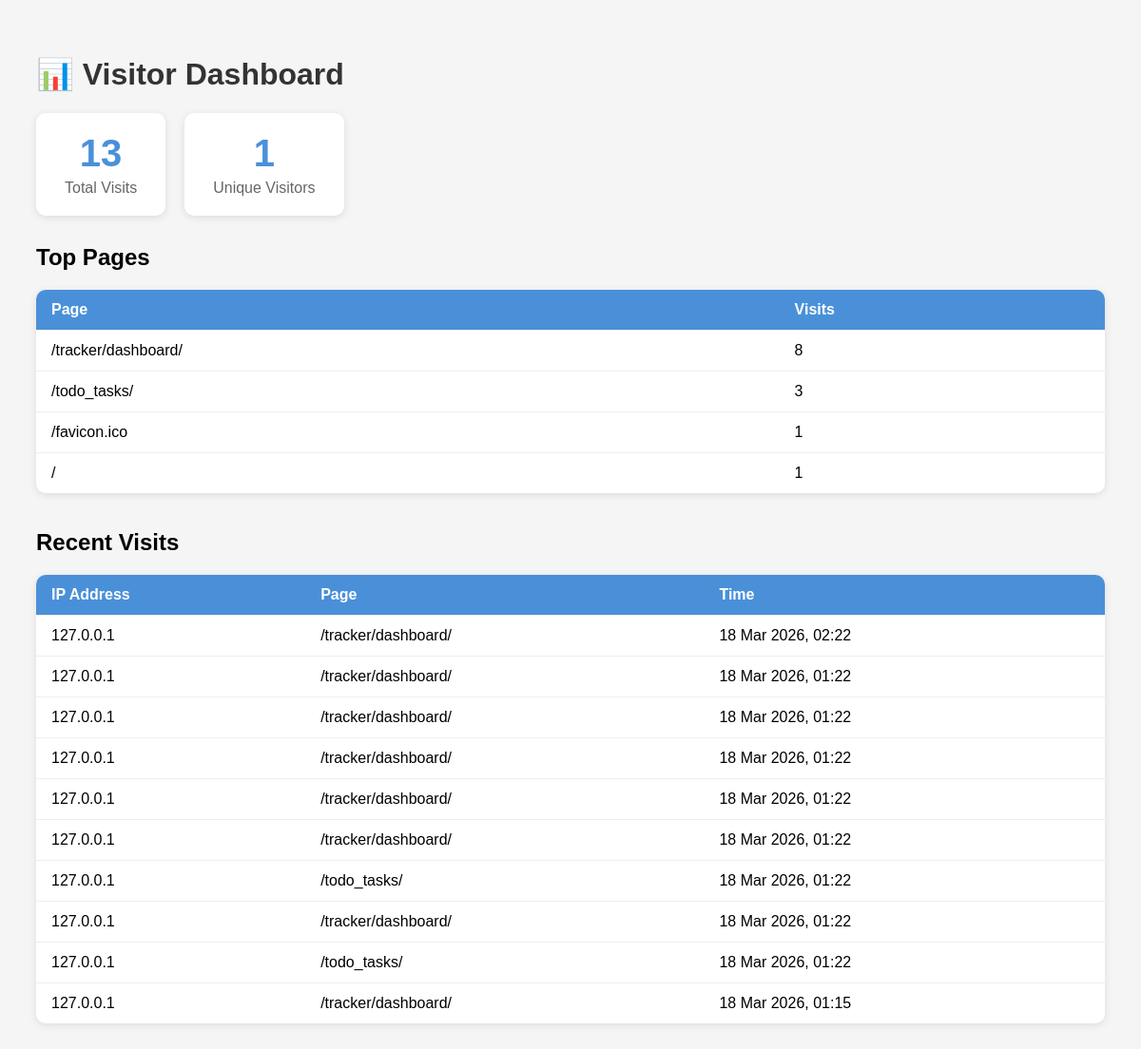
The page /tracker/dashboard/ on the database its author committed.
### tracker/models.py (models this page shows, shortened)
class VisitorLog(models.Model):
    ip_address  = models.GenericIPAddressField()
    page_visited = models.CharField(max_length=500)
    browser     = models.CharField(max_length=200, blank=True)
    timestamp   = models.DateTimeField(auto_now_add=True)

### tracker/views.py (the view)
# urls.py: path('dashboard/', views.dashboard, name='tracker-dashboard'),
def dashboard(request):
    total_visits   = VisitorLog.objects.count()
    unique_visitors = VisitorLog.objects.values('ip_address').distinct().count()
    top_pages = (
        VisitorLog.objects
        .values('page_visited')
        .annotate(visits=Count('id'))
        .order_by('-visits')[:5]
    )
    recent_visits = VisitorLog.objects.order_by('-timestamp')[:10]
    return render(request, 'tracker/dashboard.html', {
        'total_visits':    total_visits,
        'unique_visitors': unique_visitors,
        'top_pages':       top_pages,
        'recent_visits':   recent_visits,
    })

### tracker/templates/tracker/dashboard.html (shortened to what this page needs)
<!DOCTYPE html>
<html lang="en">
<head>
</head>
<body>
  <h1>📊 Visitor Dashboard</h1>
  <div class="stats">
    <div class="card">
      <h2>{{ total_visits }}</h2>
      <p>Total Visits</p>
    </div>
    <div class="card">
      <h2>{{ unique_visitors }}</h2>
      <p>Unique Visitors</p>
    </div>
  </div>
  <h2>Top Pages</h2>
  <table>
    <tr><th>Page</th><th>Visits</th></tr>
    {% for p in top_pages %}
    <tr><td>{{ p.page_visited }}</td><td>{{ p.visits }}</td></tr>
    {% empty %}
    <tr><td colspan="2">Koi data nahi abhi</td></tr>
    {% endfor %}
  </table>
  <br>
  <h2>Recent Visits</h2>
  <table>
    <tr><th>IP Address</th><th>Page</th><th>Time</th></tr>
    {% for v in recent_visits %}
    <tr>
      <td>{{ v.ip_address }}</td>
      <td>{{ v.page_visited }}</td>
      <td>{{ v.timestamp|date:"d M Y, H:i" }}</td>
    </tr>
    {% empty %}
    <tr><td colspan="3">Koi visits nahi abhi</td></tr>
    {% endfor %}
  </table>
</body>
</html>

### tracker/templates/tracker/dashboard.html (style rules this page uses)
body { font-family: sans-serif; padding: 30px; background: #f5f5f5; }
h1 { color: #333; }
.stats { display: flex; gap: 20px; margin-bottom: 30px; }
.card { background: white; padding: 20px 30px; border-radius: 10px; box-shadow: 0 2px 8px rgba(0,0,0,0.1); text-align: center; }
.card h2 { font-size: 2.5rem; margin: 0; color: #4A90D9; }
.card p { margin: 5px 0 0; color: #666; }
table { width: 100%; border-collapse: collapse; background: white; border-radius: 10px; overflow: hidden; box-shadow: 0 2px 8px rgba(0,0,0,0.1); }
th, td { padding: 12px 16px; text-align: left; border-bottom: 1px solid #eee; }
th { background: #4A90D9; color: white; }
tr:last-child td { border-bottom: none; }

### rows shown on the page
VisitorLog: page_visited "/tracker/dashboard/", visits "8", ip_address "127.0.0.1", timestamp "18 Mar 2026, 01:22"
VisitorLog: ip_address "127.0.0.1", page_visited "/tracker/dashboard/", timestamp "18 Mar 2026, 01:22"
VisitorLog: ip_address "127.0.0.1", page_visited "/tracker/dashboard/", timestamp "18 Mar 2026, 01:22"
VisitorLog: ip_address "127.0.0.1", page_visited "/tracker/dashboard/", timestamp "18 Mar 2026, 01:22"
VisitorLog: ip_address "127.0.0.1", page_visited "/tracker/dashboard/", timestamp "18 Mar 2026, 01:22"
VisitorLog: ip_address "127.0.0.1", page_visited "/todo_tasks/", timestamp "18 Mar 2026, 01:22"
VisitorLog: ip_address "127.0.0.1", page_visited "/tracker/dashboard/", timestamp "18 Mar 2026, 01:22"
VisitorLog: ip_address "127.0.0.1", page_visited "/todo_tasks/", timestamp "18 Mar 2026, 01:22"
VisitorLog: ip_address "127.0.0.1", page_visited "/tracker/dashboard/", timestamp "18 Mar 2026, 01:15"

### other values the page prints
{{ total_visits }} "13"
{{ unique_visitors }} "1"
{{ p.page_visited }} "/todo_tasks/" "/favicon.ico" "/"
{{ p.visits }} "3" "1" "1"
